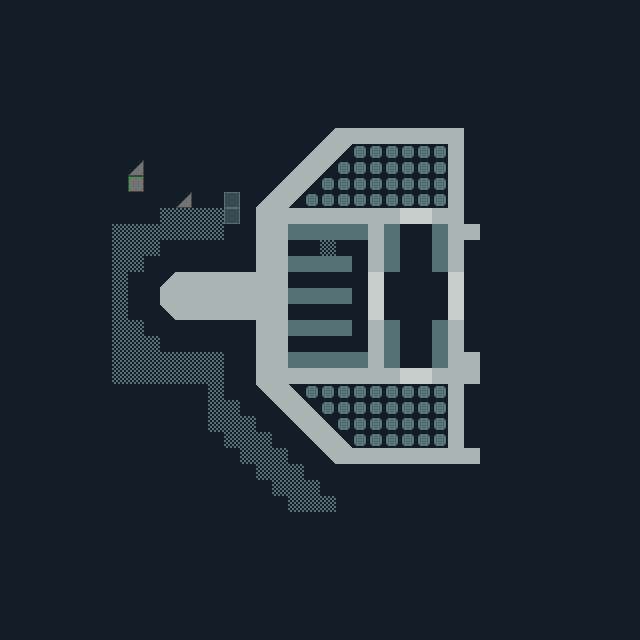

Rendered tile map (Tiled .tmx) drawn with the repository's tilesets; below, a short description and the map source with its tile grids summarised:
An orthogonal 40x40 tile map with 16x16 px tiles, 2 tile layers (B1, G1).

<map version="1.5" tiledversion="1.5.0" orientation="orthogonal" renderorder="right-up" width="40" height="40" tilewidth="16" tileheight="16" infinite="0" nextlayerid="3" nextobjectid="1">
 <tileset firstgid="1" source="gab-16-16-4-256.tsx" />
 <layer id="2" name="B1" width="40" height="40">
  <data>[1600 cells, 1600 non-empty, 1 distinct tile ids]</data>
 </layer>
 <layer id="1" name="G1" width="40" height="40">
  <data>[1600 cells, 308 non-empty, 15 distinct tile ids]</data>
 </layer>
</map>